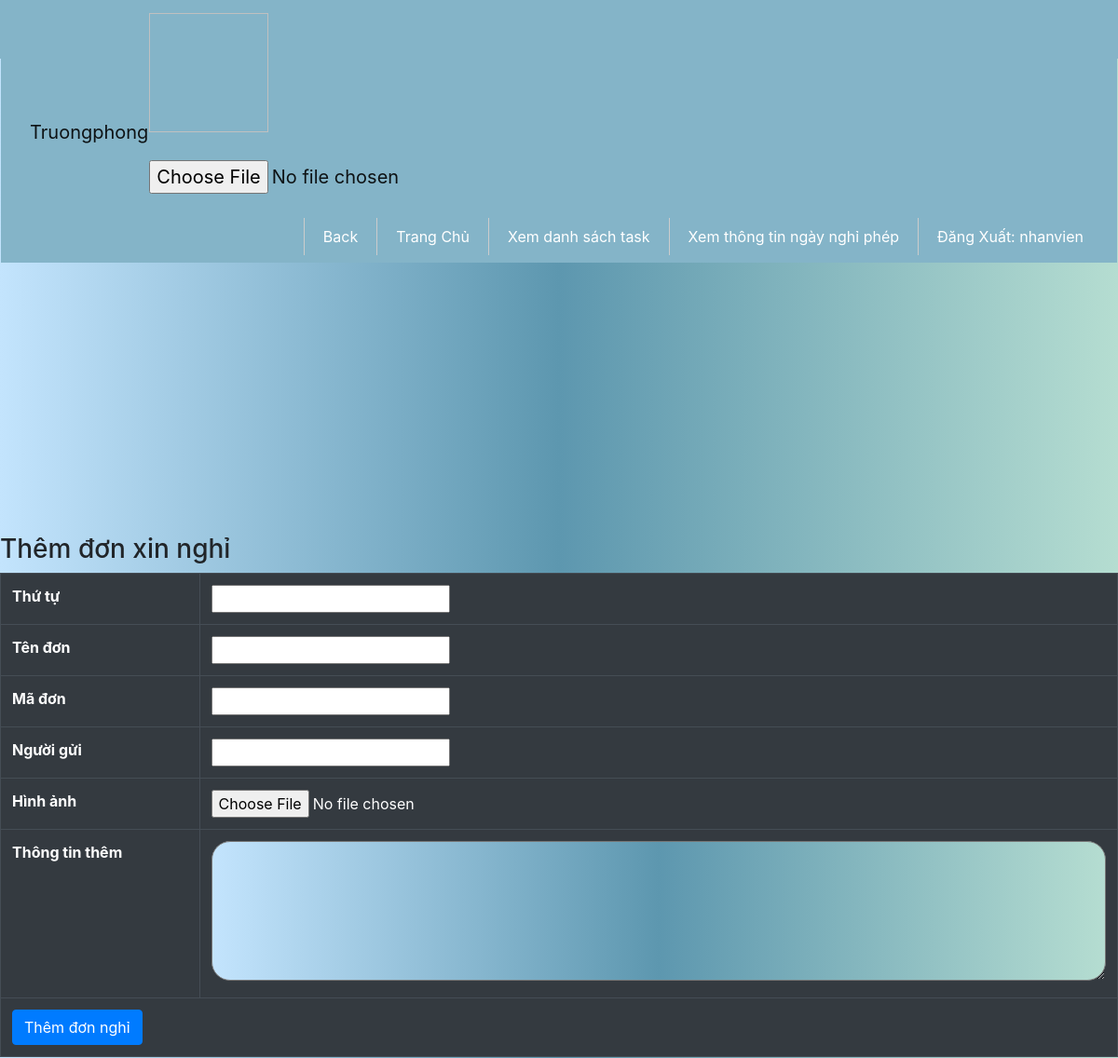
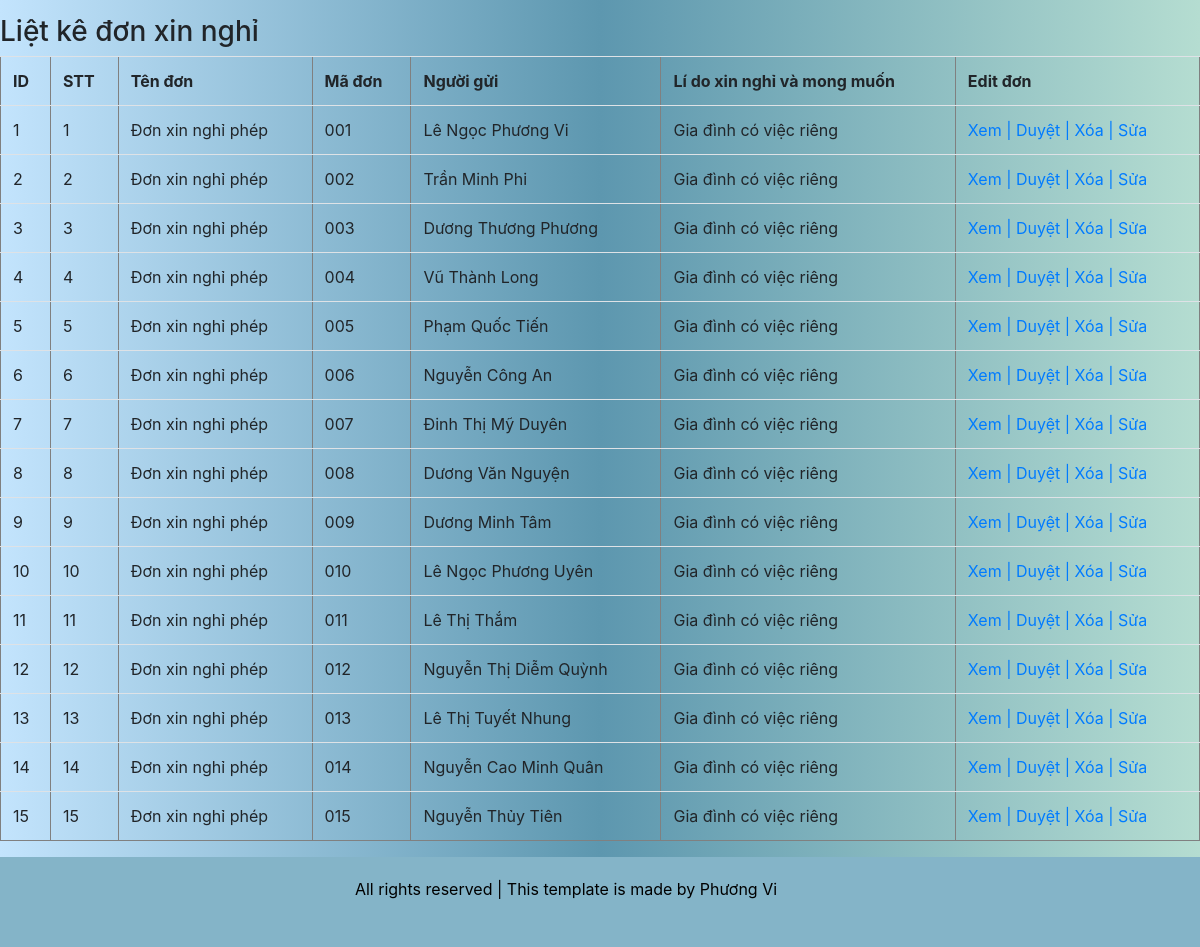
The app's page /source/Truongphong/index.php?action=quanliphongban&query=them (signed in) with its own data (2 pictures, top to bottom).
### tables this page shows
CREATE TABLE `tbl_donxinnghi` (
  `thutu` int(11) NOT NULL,
  `ten_don` varchar(250) NOT NULL,
  `ma_don` varchar(100) NOT NULL,
  `nguoigui` varchar(50) NOT NULL,
  `lidovasongay` text NOT NULL
);

### source/Truongphong/modules/quanliphongban/lietke.php (the view)
<?php
$sql_lietke="SELECT * FROM tbl_donxinnghi  ORDER BY thutu asc  ";
$row_lietke=mysqli_query($mysqli,$sql_lietke);
 ?>
 <h3>Liệt kê đơn xin nghỉ </h3>
<table border="1" style="width: 100%" class="table table-hover">
  <tr>
  <th>ID</th>
  	<th>STT</th>
    <th>Tên đơn </th>
    <th>Mã đơn </th>
     <th>Người gửi </th>
        <th>Lí do xin nghỉ và mong muốn</th>
        <th>Edit đơn</th>
  </tr>
  <?php
  	$i=0;
  	while($row=mysqli_fetch_array($row_lietke)) {
  			$i++;
   ?>
 <tr>
   <td><?php echo $i ?></td>
     <td><?php echo $row['thutu'] ?></td>
    <td><?php echo $row['ten_don'] ?></td>
    <td><?php echo $row['ma_don'] ?></td>
     <td><?php echo $row['nguoigui'] ?></td>
 <td><?php echo $row['lidovasongay'] ?></td>
    <td>
    <a href="modules/quanliphongban/xuly.php?ma_don=<?php echo $row['ma_don']?> ">Xem  |</a>
    <a href="modules/quanliphongban/xuly.php?ma_don=<?php echo $row['ma_don']?> ">Duyệt |</a>
    		<a href="modules/quanliphongban/xuly.php?ma_don=<?php echo $row['ma_don']?> ">Xóa  |</a>
    		<a href="?action=quanliphongban&query=sua&thutu=<?php echo $row['thutu']?>">Sửa</a>
    </td>
  </tr>
  <?php
}
   ?>
</table>

### source/style.css (style rules this page uses)
body { background-image: linear-gradient(to left ,#b5ddd1,rgb(93 151 175),#c3e4fd) !important; }
body { width: 100%; background-image: linear-gradient(to left ,#b5ddd1,rgb(93 151 175),#c3e4fd) !important; font-family: 'Gamja Flower'; }

### records on screen
tbl_donxinnghi: thutu "1", ten_don "Đơn xin nghỉ phép", ma_don "001", nguoigui "Lê Ngọc Phương Vi", lidovasongay "Gia đình có việc riêng"
tbl_donxinnghi: thutu "2", ten_don "Đơn xin nghỉ phép", ma_don "002", nguoigui "Trần Minh Phi", lidovasongay "Gia đình có việc riêng"
tbl_donxinnghi: thutu "3", ten_don "Đơn xin nghỉ phép", ma_don "003", nguoigui "Dương Thương Phương", lidovasongay "Gia đình có việc riêng"
tbl_donxinnghi: thutu "4", ten_don "Đơn xin nghỉ phép", ma_don "004", nguoigui "Vũ Thành Long", lidovasongay "Gia đình có việc riêng"
tbl_donxinnghi: thutu "5", ten_don "Đơn xin nghỉ phép", ma_don "005", nguoigui "Phạm Quốc Tiến", lidovasongay "Gia đình có việc riêng"
tbl_donxinnghi: thutu "6", ten_don "Đơn xin nghỉ phép", ma_don "006", nguoigui "Nguyễn Công An", lidovasongay "Gia đình có việc riêng"
tbl_donxinnghi: thutu "7", ten_don "Đơn xin nghỉ phép", ma_don "007", nguoigui "Đinh Thị Mỹ Duyên", lidovasongay "Gia đình có việc riêng"
tbl_donxinnghi: thutu "8", ten_don "Đơn xin nghỉ phép", ma_don "008", nguoigui "Dương Văn Nguyện", lidovasongay "Gia đình có việc riêng"
tbl_donxinnghi: thutu "9", ten_don "Đơn xin nghỉ phép", ma_don "009", nguoigui "Dương Minh Tâm", lidovasongay "Gia đình có việc riêng"
tbl_donxinnghi: thutu "10", ten_don "Đơn xin nghỉ phép", ma_don "010", nguoigui "Lê Ngọc Phương Uyên", lidovasongay "Gia đình có việc riêng"
tbl_donxinnghi: thutu "11", ten_don "Đơn xin nghỉ phép", ma_don "011", nguoigui "Lê Thị Thắm", lidovasongay "Gia đình có việc riêng"
tbl_donxinnghi: thutu "12", ten_don "Đơn xin nghỉ phép", ma_don "012", nguoigui "Nguyễn Thị Diễm Quỳnh", lidovasongay "Gia đình có việc riêng"
tbl_donxinnghi: thutu "13", ten_don "Đơn xin nghỉ phép", ma_don "013", nguoigui "Lê Thị Tuyết Nhung", lidovasongay "Gia đình có việc riêng"
tbl_donxinnghi: thutu "14", ten_don "Đơn xin nghỉ phép", ma_don "014", nguoigui "Nguyễn Cao Minh Quân", lidovasongay "Gia đình có việc riêng"
tbl_donxinnghi: thutu "15", ten_don "Đơn xin nghỉ phép", ma_don "015", nguoigui "Nguyễn Thủy Tiên", lidovasongay "Gia đình có việc riêng"

### other values on screen
$_SESSION['dangnhap'] "nhanvien"
